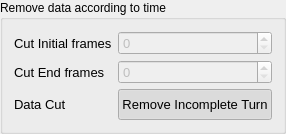
            <widget class="QGroupBox" name="groupBox_34">
             <property name="sizePolicy">
              <sizepolicy hsizetype="Preferred" vsizetype="Minimum">
               <horstretch>0</horstretch>
               <verstretch>0</verstretch>
              </sizepolicy>
             </property>
             <property name="title">
              <string>Remove data according to time</string>
             </property>
             <layout class="QGridLayout" name="gridLayout_69">
              <property name="verticalSpacing">
               <number>5</number>
              </property>
              <item row="3" column="0">
               <widget class="QLabel" name="label_accumalatetimefrmaes_5">
                <property name="sizePolicy">
                 <sizepolicy hsizetype="Preferred" vsizetype="Minimum">
                  <horstretch>0</horstretch>
                  <verstretch>0</verstretch>
                 </sizepolicy>
                </property>
                <property name="font">
                 <font>
                  <family>Segoe UI</family>
                  <pointsize>10</pointsize>
                  <italic>false</italic>
                  <bold>false</bold>
                 </font>
                </property>
                <property name="text">
                 <string>Data Cut</string>
                </property>
               </widget>
              </item>
              <item row="0" column="1">
               <widget class="QSpinBox" name="iterative_reconstruct_spinBox_cut_initial_frames">
                <property name="enabled">
                 <bool>false</bool>
                </property>
                <property name="font">
                 <font>
                  <family>Segoe UI</family>
                  <pointsize>10</pointsize>
                  <italic>false</italic>
                  <bold>false</bold>
                 </font>
                </property>
                <property name="styleSheet">
                 <string notr="true"/>
                </property>
               </widget>
              </item>
              <item row="0" column="0">
               <widget class="QLabel" name="label_accumalatetimefrmaes_6">
                <property name="font">
                 <font>
                  <family>Segoe UI</family>
                  <pointsize>10</pointsize>
                  <italic>false</italic>
                  <bold>false</bold>
                 </font>
                </property>
                <property name="text">
                 <string>Cut Initial frames</string>
                </property>
               </widget>
              </item>
              <item row="1" column="0">
               <widget class="QLabel" name="label_accumalatetimefrmaes_7">
                <property name="font">
                 <font>
                  <family>Segoe UI</family>
                  <pointsize>10</pointsize>
                  <italic>false</italic>
                  <bold>false</bold>
                 </font>
                </property>
                <property name="text">
                 <string>Cut End frames</string>
                </property>
               </widget>
              </item>
              <item row="1" column="1">
               <widget class="QSpinBox" name="iterative_reconstruct_spinBox_cut_end_frames">
                <property name="enabled">
                 <bool>false</bool>
                </property>
                <property name="font">
                 <font>
                  <family>Segoe UI</family>
                  <pointsize>10</pointsize>
                  <italic>false</italic>
                  <bold>false</bold>
                 </font>
                </property>
                <property name="styleSheet">
                 <string notr="true"/>
                </property>
               </widget>
              </item>
              <item row="3" column="1">
               <widget class="QPushButton" name="iterative_reconstruct_remove_incomplete_turn">
                <property name="enabled">
                 <bool>true</bool>
                </property>
                <property name="sizePolicy">
                 <sizepolicy hsizetype="Preferred" vsizetype="Preferred">
                  <horstretch>0</horstretch>
                  <verstretch>0</verstretch>
                 </sizepolicy>
                </property>
                <property name="minimumSize">
                 <size>
                  <width>111</width>
                  <height>31</height>
                 </size>
                </property>
                <property name="maximumSize">
                 <size>
                  <width>16777215</width>
                  <height>40</height>
                 </size>
                </property>
                <property name="font">
                 <font>
                  <family>Segoe UI</family>
                  <pointsize>10</pointsize>
                  <italic>false</italic>
                  <bold>false</bold>
                 </font>
                </property>
                <property name="text">
                 <string>Remove Incomplete Turn</string>
                </property>
                <property name="icon">
                 <iconset>
                  <normaloff>:/Resources/Resources/remove_incomplete_turn.png</normaloff>:/Resources/Resources/remove_incomplete_turn.png</iconset>
                </property>
                <property name="iconSize">
                 <size>
                  <width>22</width>
                  <height>22</height>
                 </size>
                </property>
                <property name="checkable">
                 <bool>true</bool>
                </property>
                <property name="checked">
                 <bool>true</bool>
                </property>
                <property name="autoExclusive">
                 <bool>true</bool>
                </property>
               </widget>
              </item>
             </layout>
            </widget>
